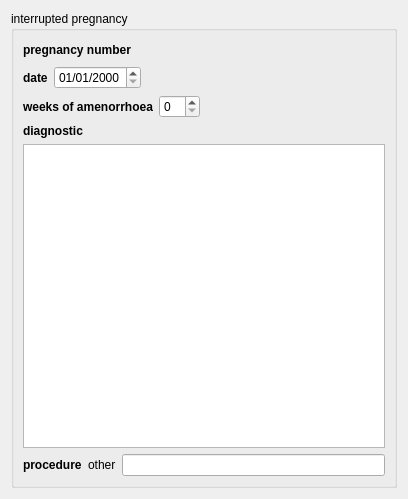
<?xml version="1.0" encoding="UTF-8"?>
<ui version="4.0">
 <class>Form</class>
 <widget class="QWidget" name="Form">
  <property name="geometry">
   <rect>
    <x>0</x>
    <y>0</y>
    <width>408</width>
    <height>499</height>
   </rect>
  </property>
  <property name="windowTitle">
   <string>Form</string>
  </property>
  <layout class="QGridLayout" name="gridLayout">
   <item row="0" column="0">
    <widget class="QGroupBox" name="ipGroupBox">
     <property name="title">
      <string>interrupted pregnancy</string>
     </property>
     <layout class="QVBoxLayout" name="verticalLayout">
      <item>
       <layout class="QHBoxLayout" name="horizontalLayout_2">
        <item>
         <widget class="QLabel" name="interruptedPregnancyNumberLabel">
          <property name="font">
           <font>
            <weight>75</weight>
            <bold>true</bold>
           </font>
          </property>
          <property name="text">
           <string>pregnancy number</string>
          </property>
         </widget>
        </item>
        <item>
         <widget class="QLineEdit" name="interruptedPregnancyNumberLineEdit">
          <property name="sizePolicy">
           <sizepolicy hsizetype="Fixed" vsizetype="Fixed">
            <horstretch>0</horstretch>
            <verstretch>0</verstretch>
           </sizepolicy>
          </property>
          <property name="maximumSize">
           <size>
            <width>0</width>
            <height>0</height>
           </size>
          </property>
          <property name="cursor">
           <cursorShape>ForbiddenCursor</cursorShape>
          </property>
          <property name="mouseTracking">
           <bool>false</bool>
          </property>
          <property name="focusPolicy">
           <enum>Qt::NoFocus</enum>
          </property>
          <property name="contextMenuPolicy">
           <enum>Qt::NoContextMenu</enum>
          </property>
          <property name="acceptDrops">
           <bool>false</bool>
          </property>
          <property name="frame">
           <bool>false</bool>
          </property>
          <property name="echoMode">
           <enum>QLineEdit::NoEcho</enum>
          </property>
          <property name="readOnly">
           <bool>true</bool>
          </property>
         </widget>
        </item>
        <item>
         <layout class="QHBoxLayout" name="interruptedPregnancyNumberRadioLayout"/>
        </item>
        <item>
         <spacer name="horizontalSpacer">
          <property name="orientation">
           <enum>Qt::Horizontal</enum>
          </property>
          <property name="sizeHint" stdset="0">
           <size>
            <width>40</width>
            <height>20</height>
           </size>
          </property>
         </spacer>
        </item>
       </layout>
      </item>
      <item>
       <layout class="QHBoxLayout" name="horizontalLayout">
        <item>
         <widget class="QLabel" name="interruptionDateLabel">
          <property name="font">
           <font>
            <weight>75</weight>
            <bold>true</bold>
           </font>
          </property>
          <property name="text">
           <string>date</string>
          </property>
         </widget>
        </item>
        <item>
         <widget class="QDateEdit" name="interruptionDateEdit">
          <property name="displayFormat">
           <string>dd/MM/yyyy</string>
          </property>
         </widget>
        </item>
        <item>
         <spacer name="horizontalSpacer_2">
          <property name="orientation">
           <enum>Qt::Horizontal</enum>
          </property>
          <property name="sizeHint" stdset="0">
           <size>
            <width>40</width>
            <height>20</height>
           </size>
          </property>
         </spacer>
        </item>
       </layout>
      </item>
      <item>
       <layout class="QHBoxLayout" name="horizontalLayout_14">
        <item>
         <widget class="QLabel" name="ipWeeksOfAmenorrhoeaLabel">
          <property name="font">
           <font>
            <weight>75</weight>
            <bold>true</bold>
           </font>
          </property>
          <property name="text">
           <string>weeks of amenorrhoea</string>
          </property>
         </widget>
        </item>
        <item>
         <widget class="QSpinBox" name="ipWeeksOfAmenorrhoeaSpinBox"/>
        </item>
        <item>
         <spacer name="horizontalSpacer_3">
          <property name="orientation">
           <enum>Qt::Horizontal</enum>
          </property>
          <property name="sizeHint" stdset="0">
           <size>
            <width>40</width>
            <height>20</height>
           </size>
          </property>
         </spacer>
        </item>
       </layout>
      </item>
      <item>
       <layout class="QVBoxLayout" name="verticalLayout_4">
        <item>
         <widget class="QLabel" name="ipDiagnosticLabel">
          <property name="font">
           <font>
            <weight>75</weight>
            <bold>true</bold>
           </font>
          </property>
          <property name="text">
           <string>diagnostic</string>
          </property>
         </widget>
        </item>
        <item>
         <widget class="QListView" name="ipDiagnosticListView"/>
        </item>
       </layout>
      </item>
      <item>
       <layout class="QHBoxLayout" name="horizontalLayout_15">
        <item>
         <widget class="QLabel" name="ipProcedureLabel">
          <property name="font">
           <font>
            <weight>75</weight>
            <bold>true</bold>
           </font>
          </property>
          <property name="text">
           <string>procedure</string>
          </property>
         </widget>
        </item>
        <item>
         <layout class="QHBoxLayout" name="ipProcedureRadioLayout"/>
        </item>
        <item>
         <widget class="QLabel" name="ipProcedureOtherLabel">
          <property name="text">
           <string>other</string>
          </property>
         </widget>
        </item>
        <item>
         <widget class="QLineEdit" name="ipProcedureLineEdit"/>
        </item>
       </layout>
      </item>
     </layout>
    </widget>
   </item>
  </layout>
 </widget>
 <resources/>
 <connections/>
</ui>
